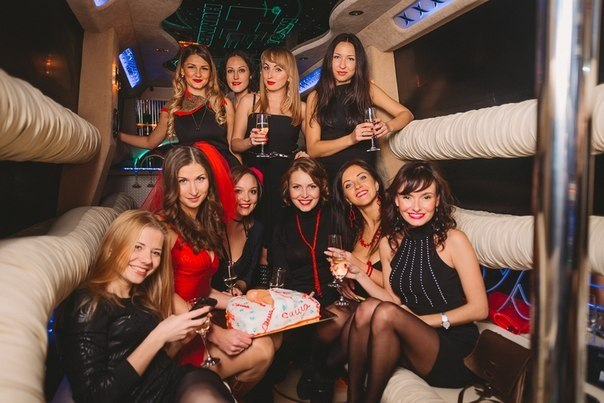
%> input picture group.jpeg, 604 x 403 px
$ octave --eval "face_identification;"   (GNU Octave 9; MATLAB toolbox functions it lacks are replaced by stand-ins)
%> lines starting %> are read from the running program, lines starting %| are printed output that depends on the picture
function [] = face_identification()
    %% Identify person from group of persons
    % group - photo of a group of persons
    % single - photo of a single person which face identified from group

    % Clear workspace
    clear all; clc; close all;

    % Black box
    faceDetector = vision.CascadeObjectDetector;

    %% 1. Group
    % 1.1. Read image
    % 1.2. Extract faces from image
    % 1.3. Unfold faces matrices to a vectors
    % 1.4. Normalize faces
    g = [];
    G = imread('group.jpeg');
%> G is the input picture: size 403x604x3 uint8; mean R, G, B 103.7, 77.2, 66.4
    gboxes = step(faceDetector, G);
%> gboxes = [171 165 44 44; 180 55 38 38; 221 60 32 32; 230 179 35 35; 253 55 40 40; 286 173 39 39; 327 45 37 37; 394 179 49 49]
    for i=1:size(gboxes,1)
        p = imresize(G(gboxes(i,2):gboxes(i,2)+gboxes(i,4),gboxes(i,1):gboxes(i,1)+gboxes(i,3)),[mean(gboxes(:,3)),NaN]);
        g = [g; double(reshape(p,[1, size(p,1)^2]))];
    end
%> this loop made 8 passes
%> pass 1, in face_identification, `p = imresize(G(gboxes(i,2):gboxes(i,2)+gboxes(i,4),gboxes(i,1):gboxes(..`:
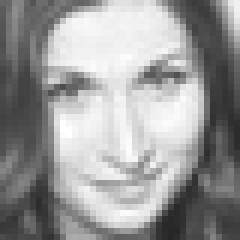
%> p: size 40x40 uint8 (shown 6 times larger); min 38, max 255, mean 153.6
%> pass 2, in face_identification, `p = imresize(G(gboxes(i,2):gboxes(i,2)+gboxes(i,4),gboxes(i,1):gboxes(..`:
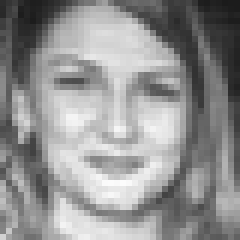
%> p: size 40x40 uint8 (shown 6 times larger); min 27, max 252, mean 145.4
%> pass 3, in face_identification, `p = imresize(G(gboxes(i,2):gboxes(i,2)+gboxes(i,4),gboxes(i,1):gboxes(..`:
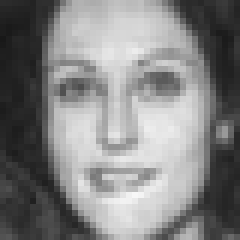
%> p: size 40x40 uint8 (shown 6 times larger); min 24, max 247, mean 130.7
    % Normalize images
    g = bsxfun(@minus, g, mean(g));

    %% 2. Single
    % 2.1. Read image
    % 2.2. Extract faces from image
    % 2.3. Unfold faces matrices to a vectors
    % 2.4. Normalize faces
    Single = imread('single.jpeg');
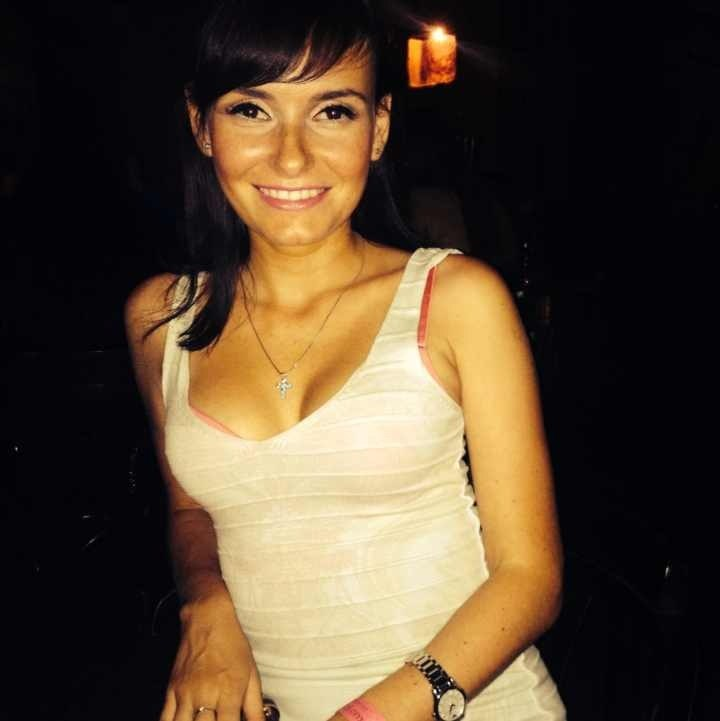
%> input picture single.jpeg, 720 x 721 px
%> Single is the input picture: size 721x720x3 uint8; mean R, G, B 86.3, 69.1, 49.3
    sboxes = step(faceDetector, Single);
%> sboxes = [190 36 203 203]
    s = imresize(Single(sboxes(1,2):sboxes(1,2)+sboxes(1,4),sboxes(1,1):sboxes(1,1)+sboxes(1,3)),[mean(gboxes(:,3)),NaN]);
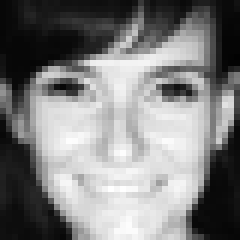
%> s: size 40x40 uint8 (shown 6 times larger); min 2, max 255, mean 127.4
    s = double(reshape(s,[1,size(s,1)^2]));
%> s = 1600 values, max 255 at index 752, min 2 at index 1570, mean 127.4
    % Normalize images
    s = bsxfun(@minus, s, mean(s));
%> s = 1600 values, max 127.6 at index 752, min -125.4 at index 1570, mean 6.82e-15

    %% 3. PCA
    % For faces PCA reduced from 1600 to 7
    L = [];
    [U,S,~] = svd((g'*g)/size(g,1));
    for i=1:size(U,1)
        if S(i,i)>1 % select only valuable features
            L = [L U(:,i)];
        end
    end
    eigenfaces = g*L; % reduced images

    %% 4. Identification
    d = bsxfun(@minus, eigenfaces,s*L);
    dist = arrayfun(@(idx) norm(d(idx,:)), 1:size(d,1)).^2;
    [a,b] = min(dist);
    GFaces = insertObjectAnnotation(G, 'rectangle', gboxes(b,:), 'Target');
    SFaces = insertObjectAnnotation(Single, 'rectangle', sboxes(1,:), 'Source');
    subplot(1,2,1); subimage(GFaces);
    subplot(1,2,2); subimage(SFaces);
end
%> (the run ends here)
